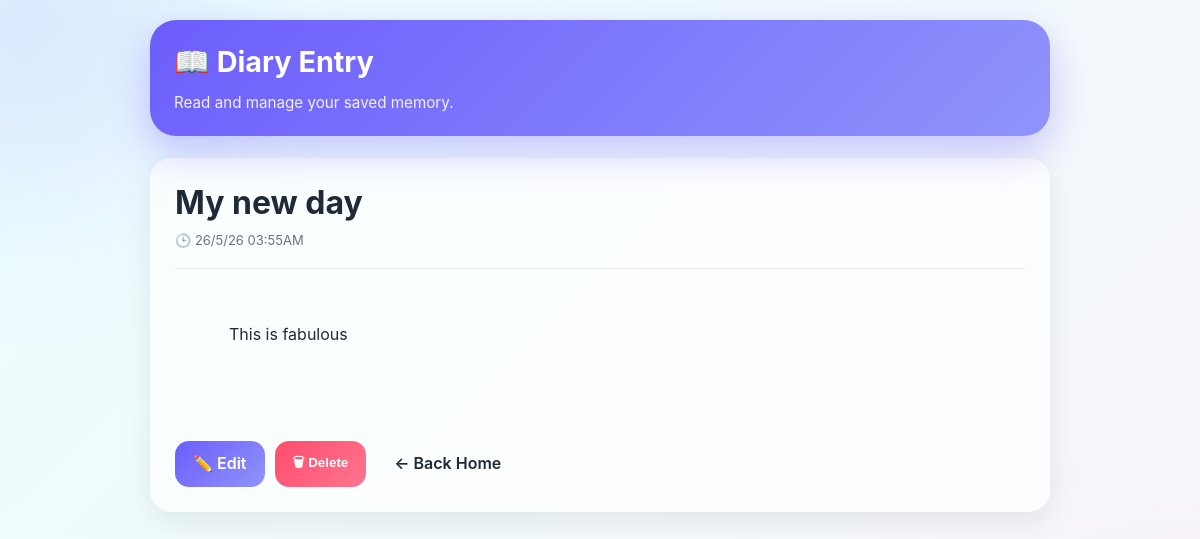
/entry/4 (signed in), run on the app's committed database.
### main.py (models this page shows)
class Entry(db.Model):
    id = db.Column(db.Integer, primary_key=True)
    user_id = db.Column(db.Integer, db.ForeignKey('user.id'), nullable=False)
    title = db.Column(db.String(200), nullable=False)
    body = db.Column(db.Text, nullable=False)
    date = db.Column(db.String(50), nullable=False)

### main.py (the view)
@app.route('/entry/<int:uid>')
@login_required
def view_entry(uid):
    entry = Entry.query.filter_by(id=uid, user_id=current_user.id).first()
    if not entry:
        return redirect('/')
    return render_template('entry.html', entry=entry)

### main.py (called while the page is built)
@login_manager.user_loader
def load_user(user_id):
    return User.query.get(int(user_id))

### templates/entry.html (shortened to what this page needs)
<!DOCTYPE html>
<html lang="en">
<head>
    <link rel="stylesheet"
          href="{{ url_for('static', filename='style.css') }}">
</head>
<body>
<div class="container">
    <div class="header">
        <h1>📖 Diary Entry</h1>
        <p>Read and manage your saved memory.</p>
    </div>
    <div class="card">
        <h1 style="margin-bottom:10px;">
            {{ entry.title }}
        </h1>
        <p class="date" style="margin-bottom:20px;">
            🕒 {{ entry.date }}
        </p>
        <hr style="
            border:none;
            height:1px;
            background:#e5e7eb;
            margin-bottom:20px;
        ">
        <div style="
            white-space:pre-wrap;
            line-height:1.9;
            font-size:16px;
            word-wrap:break-word;
        ">
            {{ entry.body }}
        </div>
        <div class="actions" style="margin-top:30px;">
            <a href="/edit/{{ entry.id }}"
               class="btn primary">
               ✏️ Edit
            </a>
            <form action="/delete/{{ entry.id }}"
                  method="POST"
                  onsubmit="return confirm('Delete this diary entry?');">
                <button
                    type="submit"
                    class="btn danger">
                    🗑 Delete
                </button>
            </form>
            <a href="/"
               class="btn">
               ← Back Home
            </a>
        </div>
    </div>
</div>
</body>
</html>

### static/style.css (style rules this page uses)
*, *::before, *::after { margin:0; padding:0; box-sizing:border-box; }
:root { --primary:#6d5dfc; --primary-dark:#5145cd; --secondary:#8f94fb; --danger:#ff4d6d; --success:#22c55e; --bg:#f5f7ff; --card:#ffffff; --text:#1f2937; --muted:#6b7280; --shadow: 0 10px 30px rgba(0,0,0,.08); --radius:22px; }
html { scroll-behavior:smooth; }
body { min-height:100vh; font-family: Inter, Arial, sans-serif; color:var(--text); overflow-x:hidden; background: linear-gradient( -45deg, #eef2ff, #f5f7ff, #fdf2f8, #ecfeff); background-size:400% 400%; animation: gradientMove 18s ease infinite; }
body::before { content:""; position:fixed; top:-150px; left:-150px; width:350px; height:350px; border-radius:50%; background: rgba(109,93,252,.12); filter:blur(80px); animation: floatBlob 12s infinite ease-in-out; z-index:-1; }
body::after { content:""; position:fixed; bottom:-150px; right:-150px; width:350px; height:350px; border-radius:50%; background: rgba(255,77,109,.10); filter:blur(90px); animation: floatBlob2 14s infinite ease-in-out; z-index:-1; }
.container { width:94%; max-width:900px; margin:auto; padding:20px 0 100px; }
.card { background: rgba(255,255,255,.72); backdrop-filter: blur(18px); -webkit-backdrop-filter: blur(18px); border: 1px solid rgba(255,255,255,.3); border-radius: var(--radius); box-shadow: var(--shadow); padding:24px; animation: cardEntrance .7s ease; }
.header { position:sticky; top:10px; z-index:50; margin-bottom:22px; border-radius:26px; padding:24px; background: linear-gradient( 135deg, var(--primary), var(--secondary)); color:white; box-shadow: 0 15px 40px rgba(109,93,252,.35); animation: slideDown .8s ease; }
.header h1 { font-size:1.8rem; margin-bottom:14px; }
.header p { opacity:.9; font-size:.95rem; }
.btn { border:none; cursor:pointer; padding:12px 18px; border-radius:14px; font-weight:600; transition:.3s; }
.primary { background: linear-gradient( 135deg, var(--primary), var(--secondary)); color:white; }
.danger { background: linear-gradient( 135deg, #ff4d6d, #ff758f); color:white; }
.date { color:var(--muted); font-size:13px; }
.actions { display:flex; gap:10px; flex-wrap:wrap; margin-top:15px; }
.actions form { display:inline; }
a { text-decoration:none; color:inherit; }

### data on the page
Entry: title "My new day", date "26/5/26 03:55AM", body "This is fabulous"
